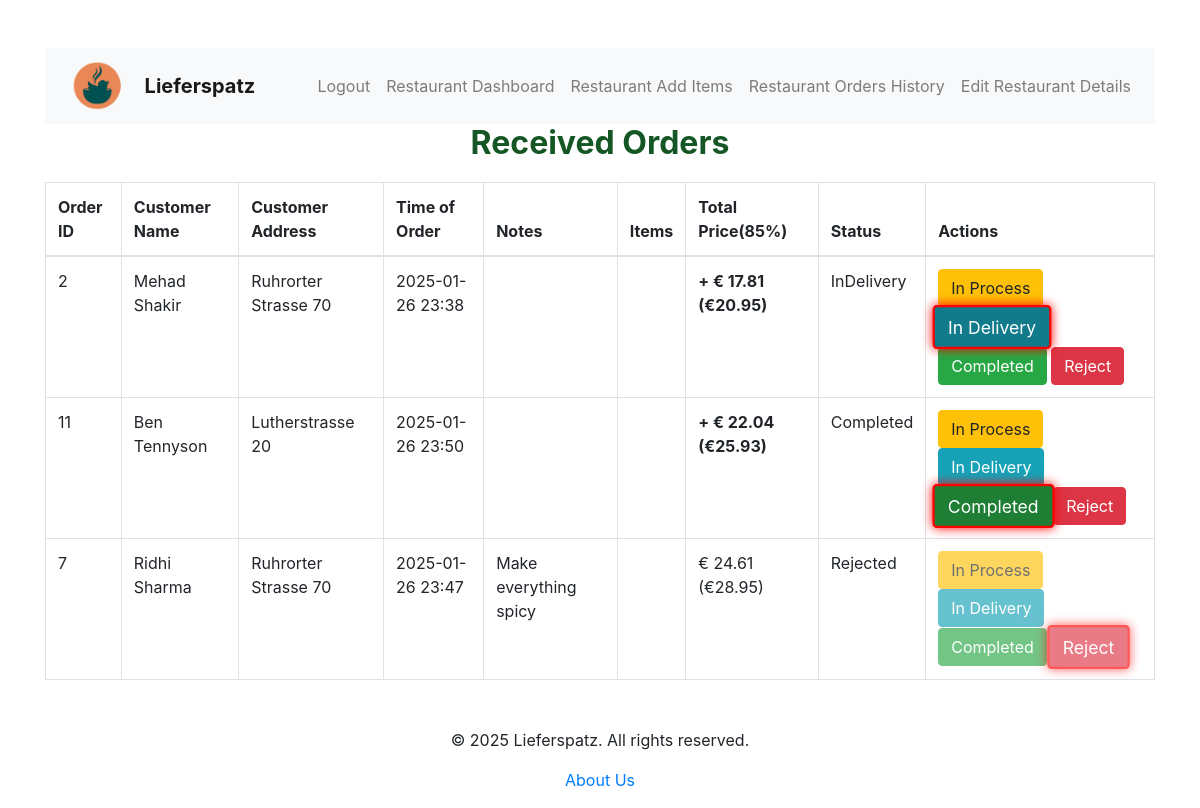
Screenshot of /restaurant/restaurant/received_orders (signed in) with the database file from the repository.
### tables this page shows
CREATE TABLE Orders(
                        OrderID INTEGER PRIMARY KEY AUTOINCREMENT,
                        RestaurantID INTEGER,
                        CustomerID INTEGER,
                        TotalPrice REAL,
                        Notes TEXT,
                        Status TEXT,
                        CreatedAt DATETIME,
                        RestaurantMoney REAL,
                        LieferMoney REAL,
                        FOREIGN KEY (RestaurantID) REFERENCES restaurants(RestaurantID),
                        FOREIGN KEY (CustomerID) REFERENCES customers(CustomerID)       
                );

CREATE TABLE customers (
            CustomerID INTEGER PRIMARY KEY AUTOINCREMENT,
            FirstName TEXT,
            LastName TEXT,
            Address TEXT,
            ZipCode TEXT,
            PhoneNumber TEXT UNIQUE,
            Password TEXT,
            Role TEXT DEFAULT 'customer',
            Balance REAL DEFAULT 100.0,
            CreatedAt DATETIME
        );

### routes/restaurant.py (the view)
@restaurant_bp.route('/restaurant/received_orders')
def received_orders():
    if 'restaurant' not in session:
        return redirect(url_for('auth.login'))
    conn = get_db_connection()
    cursor = conn.cursor()
    cursor.execute('''
        SELECT o.OrderID, c.FirstName || ' ' || c.LastName AS CustomerName, c.Address, o.CreatedAt, o.Notes, o.TotalPrice, o.Status
        FROM Orders o
        JOIN customers c ON o.CustomerID = c.CustomerID
        WHERE o.RestaurantID = ? AND o.Status IN (?, ?)
        ORDER BY o.OrderID DESC
    ''', (session['restaurant']['RestaurantID'], 'InProcess', 'InDelivery',))
    currentorders = cursor.fetchall()
    cursor.execute('''
        SELECT o.OrderID, c.FirstName || ' ' || c.LastName AS CustomerName, c.Address, o.CreatedAt, o.Notes, o.TotalPrice, o.Status
        FROM Orders o
        JOIN customers c ON o.CustomerID = c.CustomerID
        WHERE o.RestaurantID = ? AND o.Status = ?
        ORDER BY o.OrderID DESC
    ''', (session['restaurant']['RestaurantID'], 'Completed',))
    completedorders = cursor.fetchall()
    cursor.execute('''
        SELECT o.OrderID, c.FirstName || ' ' || c.LastName AS CustomerName, c.Address, o.CreatedAt, o.Notes, o.TotalPrice, o.Status
        FROM Orders o
        JOIN customers c ON o.CustomerID = c.CustomerID
        WHERE o.RestaurantID = ? AND o.Status = ?
        ORDER BY o.OrderID DESC
    ''', (session['restaurant']['RestaurantID'], 'Rejected',))
    rejectedorders = cursor.fetchall()
    currentorders = [dict(order) for order in currentorders]
    for order in currentorders:
        order['CreatedAt'] = datetime.strptime(order['CreatedAt'], '%Y-%m-%d %H:%M:%S.%f')
    completedorders = [dict(order) for order in completedorders]
    for order in completedorders:
        order['CreatedAt'] = datetime.strptime(order['CreatedAt'], '%Y-%m-%d %H:%M:%S.%f')
    rejectedorders = [dict(order) for order in rejectedorders]
    for order in rejectedorders:
        order['CreatedAt'] = datetime.strptime(order['CreatedAt'], '%Y-%m-%d %H:%M:%S.%f')
    conn.close()
    restaurant_data = session['restaurant']
    return render_template('received_orders.html', completedorders=completedorders, currentorders=currentorders, rejectedorders=rejectedorders, user=restaurant_data)

### app.py (called while the page is built)
@app.after_request
def add_cache_control(response):
    response.headers['Cache-Control'] = 'no-store, no-cache, must-revalidate, proxy-revalidate'
    response.headers['Pragma'] = 'no-cache'
    response.headers['Expires'] = '0'
    return response

### db.py (called while the page is built)
def get_db_connection():
    conn = sqlite3.connect(Config.DATABASE)
    conn.row_factory = sqlite3.Row
    return conn

### templates/received_orders.html (shortened to what this page needs)
{% extends 'base.html' %}
{% block head %}
    <link href="https://stackpath.bootstrapcdn.com/bootstrap/4.5.2/css/bootstrap.min.css" rel="stylesheet">
{% endblock %}
{% block content %}
    <h1 class="text-center">Received Orders</h1>
    <table class="table table-bordered animate__animated animate__fadeIn">
        <thead>
            <tr>
                <th>Order ID</th>
                <th>Customer Name</th>
                <th>Customer Address</th>
                <th>Time of Order</th>
                <th>Notes</th>
                <th>Items</th>
                <th>Total Price(85%)</th>
                <th>Status</th>
                <th>Actions</th>
            </tr>
        </thead>
        <tbody>
            {% for order in currentorders %}
            <tr class="{% if order['Status'] == 'Rejected' %}rejected-row{% endif %}">
                <td>{{ order['OrderID'] }}</td>
                <td>{{ order['CustomerName'] }}</td>
                <td>{{ order['Address'] }}</td>
                <td>{{ order['CreatedAt'].strftime('%Y-%m-%d %H:%M') }}</td>
                <td>{{ order['Notes'] }}</td>
                <td>
                </td>
                <td class="{% if order['Status'] == 'Rejected' %}total-price-rejected{% else %}total-price{% endif %}">
                    {% if order['Status'] == 'Rejected' %}
                        € {{ (0.85 * order['TotalPrice']) | round(2) }} (€{{ order['TotalPrice'] | round(2) }})
                    {% else %}
                        + € {{ (0.85 * order['TotalPrice']) | round(2) }} (€{{ order['TotalPrice'] | round(2) }})
                    {% endif %}
                </td>
                <td>{{ order['Status'] }}</td>
                <td>
                    <form method="POST" action="{{ url_for('restaurant.update_order_status', order_id=order['OrderID']) }}">
                        <button type="submit" name="status" value="InProcess" class="btn btn-warning {% if order['Status'] == 'InProcess' %}active{% endif %}" {% if order['Status'] == 'Rejected' %}disabled{% endif %}>In Process</button>
                        <button type="submit" name="status" value="InDelivery" class="btn btn-info {% if order['Status'] == 'InDelivery' %}active{% endif %}" {% if order['Status'] == 'Rejected' %}disabled{% endif %}>In Delivery</button>
                        <button type="submit" name="status" value="Completed" class="btn btn-success {% if order['Status'] == 'Completed' %}active{% endif %}" {% if order['Status'] == 'Rejected' %}disabled{% endif %}>Completed</button>
                        <button type="submit" name="status" value="Rejected" class="btn btn-danger {% if order['Status'] == 'Rejected' %}active{% endif %}" {% if order['Status'] == 'Rejected' %}disabled{% endif %}>Reject</button>
                    </form>
                </td>
            </tr>
            {% endfor %}
            {% for order in completedorders %}
            <tr class="{% if order['Status'] == 'Rejected' %}rejected-row{% elif order['Status'] == 'Completed' %}completed-row{% endif %}">
                <td>{{ order['OrderID'] }}</td>
                <td>{{ order['CustomerName'] }}</td>
                <td>{{ order['Address'] }}</td>
                <td>{{ order['CreatedAt'].strftime('%Y-%m-%d %H:%M') }}</td>
                <td>{{ order['Notes'] }}</td>
                <td>
                </td>
                <td class="{% if order['Status'] == 'Rejected' %}total-price-rejected{% else %}total-price{% endif %}">
                    {% if order['Status'] == 'Rejected' %}
                        € {{ (0.85 * order['TotalPrice']) | round(2) }} (€{{ order['TotalPrice'] | round(2) }})
                    {% else %}
                        + € {{ (0.85 * order['TotalPrice']) | round(2) }} (€{{ order['TotalPrice'] | round(2) }})
                    {% endif %}
                </td>
                <td>{{ order['Status'] }}</td>
                <td>
                    <form method="POST" action="{{ url_for('restaurant.update_order_status', order_id=order['OrderID']) }}">
                        <button type="submit" name="status" value="InProcess" class="btn btn-warning {% if order['Status'] == 'InProcess' %}active{% endif %}" {% if order['Status'] == 'Rejected' %}disabled{% endif %}>In Process</button>
                        <button type="submit" name="status" value="InDelivery" class="btn btn-info {% if order['Status'] == 'InDelivery' %}active{% endif %}" {% if order['Status'] == 'Rejected' %}disabled{% endif %}>In Delivery</button>
                        <button type="submit" name="status" value="Completed" class="btn btn-success {% if order['Status'] == 'Completed' %}active{% endif %}" {% if order['Status'] == 'Rejected' %}disabled{% endif %}>Completed</button>
                        <button type="submit" name="status" value="Rejected" class="btn btn-danger {% if order['Status'] == 'Rejected' %}active{% endif %}" {% if order['Status'] == 'Rejected' %}disabled{% endif %}>Reject</button>
                    </form>
                </td>
            </tr>
            {% endfor %}
            {% for order in rejectedorders %}
            <tr class="{% if order['Status'] == 'Rejected' %}rejected-row{% endif %}">
                <td>{{ order['OrderID'] }}</td>
                <td>{{ order['CustomerName'] }}</td>
                <td>{{ order['Address'] }}</td>
                <td>{{ order['CreatedAt'].strftime('%Y-%m-%d %H:%M') }}</td>
                <td>{{ order['Notes'] }}</td>
                <td>
                </td>
                <td class="{% if order['Status'] == 'Rejected' %}total-price-rejected{% else %}total-price{% endif %}">
                    {% if order['Status'] == 'Rejected' %}
                        € {{ (0.85 * order['TotalPrice']) | round(2) }} (€{{ order['TotalPrice'] | round(2) }})
                    {% else %}
                        + € {{ (0.85 * order['TotalPrice']) | round(2) }} (€{{ order['TotalPrice'] | round(2) }})
                    {% endif %}
                </td>
                <td>{{ order['Status'] }}</td>
                <td>
                    <form method="POST" action="{{ url_for('restaurant.update_order_status', order_id=order['OrderID']) }}">
                        <button type="submit" name="status" value="InProcess" class="btn btn-warning {% if order['Status'] == 'InProcess' %}active{% endif %}" {% if order['Status'] == 'Rejected' %}disabled{% endif %}>In Process</button>
                        <button type="submit" name="status" value="InDelivery" class="btn btn-info {% if order['Status'] == 'InDelivery' %}active{% endif %}" {% if order['Status'] == 'Rejected' %}disabled{% endif %}>In Delivery</button>
                        <button type="submit" name="status" value="Completed" class="btn btn-success {% if order['Status'] == 'Completed' %}active{% endif %}" {% if order['Status'] == 'Rejected' %}disabled{% endif %}>Completed</button>
                        <button type="submit" name="status" value="Rejected" class="btn btn-danger {% if order['Status'] == 'Rejected' %}active{% endif %}" {% if order['Status'] == 'Rejected' %}disabled{% endif %}>Reject</button>
                    </form>
                </td>
            </tr>
            {% endfor %}
        </tbody>
    </table>
{% endblock %}

### templates/base.html (shortened to what this page needs)
<!DOCTYPE html>
<html lang="en">
<head>
    <link href="https://cdn.jsdelivr.net/npm/bootstrap@5.3.0-alpha1/dist/css/bootstrap.min.css" rel="stylesheet">
    <link rel="stylesheet" href="https://cdnjs.cloudflare.com/ajax/libs/font-awesome/6.0.0-beta3/css/all.min.css">
    <link rel="stylesheet" href="https://cdnjs.cloudflare.com/ajax/libs/animate.css/4.1.1/animate.min.css"/>
</head>
<body>
    <div class="container mt-5">
        <header>
            <nav class="navbar navbar-expand-lg navbar-light bg-light">
                <div class="d-flex align-items-center">
                    <img src="/static/images/logo.png" alt="Logo" style="height: 60px; margin-right: 10px;">
                    <a class="navbar-brand" href="{% if 'user_id' in session %}{% if 'customer' in session %}{{ url_for('customer.customer_dashboard') }}{% elif 'restaurant' in session %}{{ url_for('restaurant.restaurant_dashboard') }}{% endif %}{% else %}{{ url_for('home.home') }}{% endif %}">Lieferspatz</a>
                </div>
                <div class="collapse navbar-collapse">
                    <ul class="navbar-nav ml-auto">
                        {% if 'user_id' in session %}
                            <li class="nav-item"><a class="nav-link" href="{{ url_for('auth.logout') }}">Logout</a></li>
                            {% if 'restaurant' in session %}
                                <li class="nav-item"><a class="nav-link" href="{{ url_for('restaurant.restaurant_dashboard') }}">Restaurant Dashboard</a></li>
                                <li class="nav-item"><a class="nav-link" href="{{ url_for('restaurant.restaurant_additems') }}">Restaurant Add Items</a></li>
                                <li class="nav-item"><a class="nav-link" href="{{ url_for('restaurant.received_orders') }}">Restaurant Orders History</a></li>
                                <li class="nav-item"><a class="nav-link" href="{{ url_for('restaurant.edit_restaurant') }}">Edit Restaurant Details</a></li>
                            {% endif %}
                            {% else %}
                                <li class="nav-item">
                                    <a class="nav-link login {% if request.endpoint == 'auth.login' %}active{% endif %}" href="{{ url_for('auth.login') }}">Login</a>
                                </li>
                            {% endif %}
                    </ul>
                </div>
            </nav>
        </header>
        <main>
            {% block head %}
            {% endblock%}
            {% block content %}
            {% endblock %}
        </main>
        <footer class="mt-5" id="footer">
            <div class="text-center">
                <p>&copy; 2025 Lieferspatz. All rights reserved.</p>
                <p><a href="{{ url_for('home.about_us') }}">About Us</a></p>
            </div>
        </footer>
    </div>
</body>
</html>

### templates/base.html (style rules this page uses)
.navbar-brand { color: darkgreen; font-weight: bold; font-size: 48px; }

### templates/received_orders.html (style rules this page uses)
.btn.active { border: 2px solid red !important; box-shadow: 0 0 10px red !important; transform: scale(1.1); }
h1 { font-size: 2rem; font-weight: bold; color: #155724; margin-bottom: 20px; }
.rejected-row { background-color: #f0f0f0; color: #a0a0a0; }
.completed-row { background-color: #d4edda; color: #155724; }
.total-price { color: green; font-weight: bold; }
.total-price-rejected { color: #a0a0a0; font-weight: normal; }

### rows the page displays
Orders: OrderID "2", CustomerName "Mehad Shakir", Address "Ruhrorter Strasse 70", CreatedAt "2025-01-26 23:38", (0.85*order['TotalPrice'])|round(2) "17.81", TotalPrice "20.95", Status "InDelivery"
Orders: OrderID "11", CustomerName "Ben Tennyson", Address "Lutherstrasse 20", CreatedAt "2025-01-26 23:50", (0.85*order['TotalPrice'])|round(2) "22.04", TotalPrice "25.93", Status "Completed"
Orders: OrderID "7", CustomerName "Ridhi Sharma", Address "Ruhrorter Strasse 70", CreatedAt "2025-01-26 23:47", Notes "Make everything spicy", (0.85*order['TotalPrice'])|round(2) "24.61", TotalPrice "28.95", Status "Rejected"
